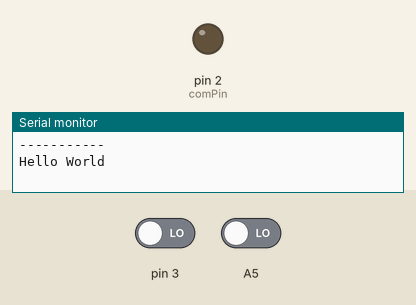
A sketch run on a simulated Arduino Nano, built with avr-gcc and run on an emulated ATmega328P. Parts: output pins drawn as LEDs (lit = HIGH), the last lines printed to the serial monitor. Dashed ring = blinking. The test bench sets the inputs (shaded band); at power-on: pin 3 LOW, A5 LOW.

Above: at 1.2 s.
1.3 s: pin 3 driven HIGH
At 1.47 s:
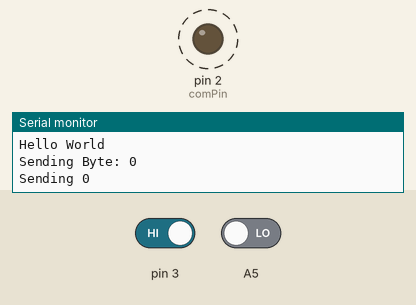
4.3 s: pin 3 driven LOW
At 6.5 s:
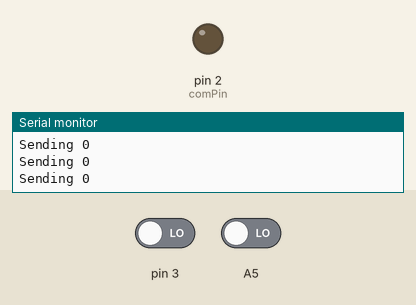
Timing chart, 0 to 8.0 s (numbered marks = the images above; inputs shaded):
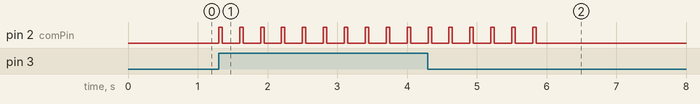

Measured:
- after the input at 1.3 s, pin 2 (comPin): alternates HIGH for 0.05 s and LOW for 0.25 s, starting at once
- after the input at 4.3 s, pin 2 (comPin): goes on until 5.9 s, then stays LOW

The sketch:

Sender_RF.ino
```cpp
// Project   : Wireless Communication
// Purpose   : Transmits data to receiver
// Course    : ICS3U
// Author    : Liam McCartney
// Date      : 2023 05 29
// MCU       : 328P (Nano)
// Status    : Working
// Reference : http://darcy.rsgc.on.ca/ACES/TEI3M/2223/Tasks.html#wireless

#define comPin 2 //Pin used to power coil through 555

void setup() {
  Serial.begin(9600);
  while (!Serial)
    ;
  Serial.println("-----------");
  Serial.println("Hello World");
  pinMode(comPin, OUTPUT);
  digitalWrite(comPin, 0);
}

void loop() {
  if (digitalRead(3)) digitalRead(A5) ? sendByte(0b11111111) : sendByte(0b00000000);
  //Sends either on or off cod depending on switch position
}

/**************
Protocol:

1. Send 50 ms HIGH to alert receiver
2. After 50 ms HIGH, send bit for 150 ms
3. Delay for receiver to catch up if needed

**************/


void sendBit(uint8_t bit) {
  if (bit == 0) {
    Serial.println("Sending 0");
    digitalWrite(comPin, 1);
    delay(50);
    digitalWrite(comPin, 0);
    delay(250);
  } else {
    Serial.println("Sending 1");
    digitalWrite(comPin, 1);
    delay(50);
    digitalWrite(comPin, 1);
    delay(150);
    digitalWrite(comPin, 0);
    delay(100);
  }
}

void sendByte(uint8_t mybyte) {
  Serial.print("Sending Byte: ");
  Serial.println(mybyte);
  uint16_t mask = 1;

  for (int i = 0; i < 8; i++) {
    uint8_t bit = mybyte & mask;
    mask = mask << 1;
    sendBit(bit);
    //Send the byte bit by bit using a mask
  }
}
```
